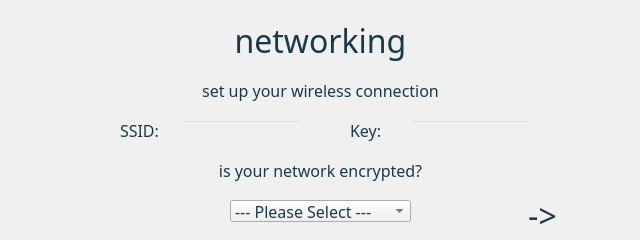
<?xml version="1.0" encoding="UTF-8"?>
<ui version="4.0">
 <class>WiFiNetworkSetup</class>
 <widget class="QWidget" name="WiFiNetworkSetup">
  <property name="geometry">
   <rect>
    <x>0</x>
    <y>0</y>
    <width>640</width>
    <height>240</height>
   </rect>
  </property>
  <property name="windowTitle">
   <string>Form</string>
  </property>
  <property name="styleSheet">
   <string notr="true">color: #17394A;
background: rgb(240, 240, 240);
</string>
  </property>
  <widget class="QLabel" name="networkoptionsdescriptionLabel">
   <property name="geometry">
    <rect>
     <x>10</x>
     <y>80</y>
     <width>621</width>
     <height>21</height>
    </rect>
   </property>
   <property name="font">
    <font>
     <family>Source Sans Pro</family>
     <pointsize>12</pointsize>
    </font>
   </property>
   <property name="styleSheet">
    <string notr="true">color: #17394A;
background: rgb(240, 240, 240, 0);
</string>
   </property>
   <property name="text">
    <string>set up your wireless connection</string>
   </property>
   <property name="alignment">
    <set>Qt::AlignCenter</set>
   </property>
  </widget>
  <widget class="QLabel" name="networkoptionsLabel">
   <property name="geometry">
    <rect>
     <x>10</x>
     <y>20</y>
     <width>621</width>
     <height>41</height>
    </rect>
   </property>
   <property name="font">
    <font>
     <family>Source Sans Pro</family>
     <pointsize>24</pointsize>
    </font>
   </property>
   <property name="styleSheet">
    <string notr="true">color: #17394A;
background: rgb(240, 240, 240, 0);
</string>
   </property>
   <property name="text">
    <string>networking</string>
   </property>
   <property name="alignment">
    <set>Qt::AlignCenter</set>
   </property>
  </widget>
  <widget class="QPushButton" name="networkoptionsnextButton">
   <property name="geometry">
    <rect>
     <x>510</x>
     <y>200</y>
     <width>65</width>
     <height>31</height>
    </rect>
   </property>
   <property name="font">
    <font>
     <family>Source Sans Pro</family>
     <pointsize>24</pointsize>
    </font>
   </property>
   <property name="styleSheet">
    <string notr="true">QPushButton {
color:#17394A;
background: qradialgradient(cx: 0.3, cy: -0.4,
fx: 0.3, fy: -0.4,
radius: 1.35, stop: 0 rgb(240,240,240), stop: 1 rgb(210,210,210));
border-radius: 11px;
}

QPushButton:hover {
background: qradialgradient(cx: 0.4, cy: -0.1,
fx: 0.3, fy: -0.4,
radius: 1.35, stop: 0 rgb(240,240,240), stop: 1 rgb(180,180,180));
}

QPushButton:pressed {
background: qradialgradient(cx: 0.1, cy: -0.1,
fx: 0.4, fy: -0.1,
radius: 1.35, stop: 0 rgb(240,240,240), stop: 1 rgb(180,180,180));
}
</string>
   </property>
   <property name="text">
    <string>-&gt;</string>
   </property>
  </widget>
  <widget class="QLabel" name="ssidnameLabel">
   <property name="geometry">
    <rect>
     <x>120</x>
     <y>120</y>
     <width>51</width>
     <height>21</height>
    </rect>
   </property>
   <property name="font">
    <font>
     <family>Source Sans Pro</family>
     <pointsize>12</pointsize>
    </font>
   </property>
   <property name="styleSheet">
    <string notr="true">color: #17394A;
background: rgb(240, 240, 240, 0);
</string>
   </property>
   <property name="text">
    <string>SSID:</string>
   </property>
   <property name="alignment">
    <set>Qt::AlignLeading|Qt::AlignLeft|Qt::AlignVCenter</set>
   </property>
  </widget>
  <widget class="QLineEdit" name="ssidnamelineEdit">
   <property name="geometry">
    <rect>
     <x>180</x>
     <y>120</y>
     <width>121</width>
     <height>21</height>
    </rect>
   </property>
   <property name="font">
    <font>
     <family>Source Sans Pro</family>
     <pointsize>12</pointsize>
    </font>
   </property>
   <property name="styleSheet">
    <string notr="true">color: #17394A;
background: rgb(240, 240, 240, 0);
</string>
   </property>
  </widget>
  <widget class="QComboBox" name="keySelectionBox">
   <property name="geometry">
    <rect>
     <x>230</x>
     <y>200</y>
     <width>181</width>
     <height>22</height>
    </rect>
   </property>
   <property name="font">
    <font>
     <family>Source Sans Pro</family>
     <pointsize>12</pointsize>
    </font>
   </property>
   <property name="styleSheet">
    <string notr="true">color: #17394A;
background: rgb(240, 240, 240);
</string>
   </property>
   <property name="frame">
    <bool>true</bool>
   </property>
   <item>
    <property name="text">
     <string>--- Please Select ---</string>
    </property>
   </item>
  </widget>
  <widget class="QLabel" name="networkoptionsdescriptionLabel_2">
   <property name="geometry">
    <rect>
     <x>10</x>
     <y>160</y>
     <width>621</width>
     <height>21</height>
    </rect>
   </property>
   <property name="font">
    <font>
     <family>Source Sans Pro</family>
     <pointsize>12</pointsize>
    </font>
   </property>
   <property name="styleSheet">
    <string notr="true">color: #17394A;
background: rgb(240, 240, 240, 0);
</string>
   </property>
   <property name="text">
    <string>is your network encrypted?</string>
   </property>
   <property name="alignment">
    <set>Qt::AlignCenter</set>
   </property>
  </widget>
  <widget class="QLineEdit" name="keylineEdit">
   <property name="geometry">
    <rect>
     <x>410</x>
     <y>120</y>
     <width>121</width>
     <height>21</height>
    </rect>
   </property>
   <property name="font">
    <font>
     <family>Source Sans Pro</family>
     <pointsize>12</pointsize>
    </font>
   </property>
   <property name="styleSheet">
    <string notr="true">color: #17394A;
background: rgb(240, 240, 240, 0);
</string>
   </property>
  </widget>
  <widget class="QLabel" name="keyLabel">
   <property name="geometry">
    <rect>
     <x>350</x>
     <y>120</y>
     <width>51</width>
     <height>21</height>
    </rect>
   </property>
   <property name="font">
    <font>
     <family>Source Sans Pro</family>
     <pointsize>12</pointsize>
    </font>
   </property>
   <property name="styleSheet">
    <string notr="true">color: #17394A;
background: rgb(240, 240, 240, 0);
</string>
   </property>
   <property name="text">
    <string>Key:</string>
   </property>
   <property name="alignment">
    <set>Qt::AlignLeading|Qt::AlignLeft|Qt::AlignVCenter</set>
   </property>
  </widget>
 </widget>
 <resources/>
 <connections/>
</ui>
